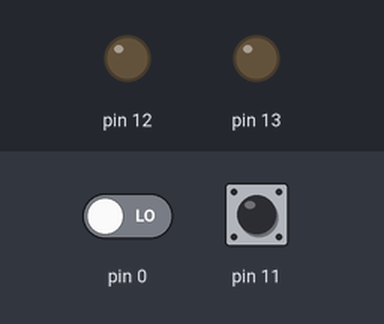
This sketch was run on a simulated Arduino Uno, built with avr-gcc and run on an emulated ATmega328P. Parts: output pins drawn as LEDs (lit = HIGH). Inputs (shaded band) come from the test bench; at power-on: pin 11 HIGH, pin 0 LOW.

Above: at 1.2 s.
1.3 s: pin 11 pulled LOW for 0.15 s
At 1.9 s:
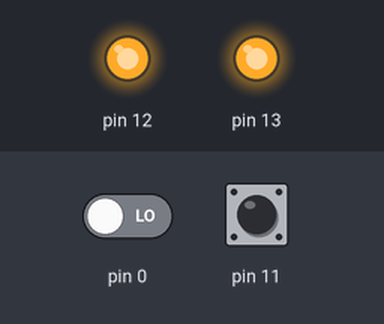
2.9 s: pin 0 driven HIGH and pin 11 driven LOW
At 4.3 s:
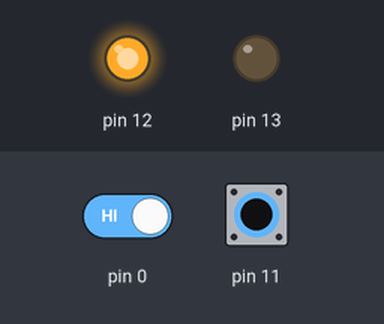
Timing chart, 0 to 10.4 s (numbered marks = the images above; inputs shaded):
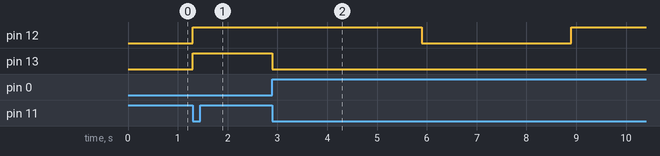

The sketch:

BotaoLed.ino
```cpp
//Código que eu fiz para brincar com os leds e o botão

void setup() {
  pinMode(13,OUTPUT);
  pinMode(12,OUTPUT);
  pinMode(11,INPUT_PULLUP);

}

void loop() {
  while(digitalRead(11) == LOW){
    digitalWrite(13,HIGH);
    digitalWrite(12,HIGH);
    if(digitalRead(13) == HIGH && digitalRead(12 == HIGH)){
      digitalWrite(13,LOW);
      delay(3000);
      digitalWrite(12,LOW);
      delay(3000);
    }
  }

}
```

Measured:
- after the input at 1.3 s, pin 12, pin 13: LOW → HIGH at once
- after the input at 2.9 s, pin 12: HIGH → LOW after 3.0 s, → HIGH 3.0 s later; pin 13: HIGH → LOW at once
